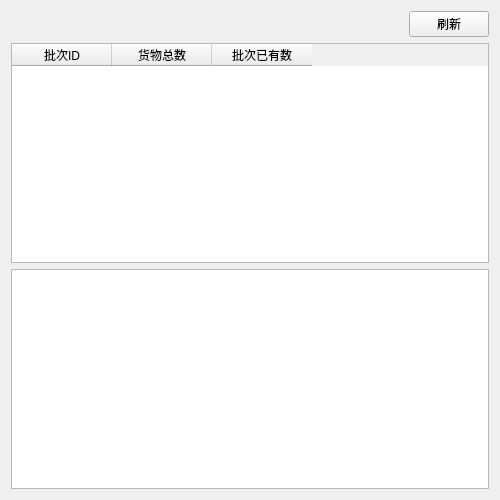
<?xml version="1.0" encoding="UTF-8"?>
<ui version="4.0">
 <class>ViewBatch</class>
 <widget class="QWidget" name="ViewBatch">
  <property name="geometry">
   <rect>
    <x>0</x>
    <y>0</y>
    <width>500</width>
    <height>500</height>
   </rect>
  </property>
  <property name="minimumSize">
   <size>
    <width>500</width>
    <height>0</height>
   </size>
  </property>
  <property name="maximumSize">
   <size>
    <width>3000</width>
    <height>3000</height>
   </size>
  </property>
  <property name="windowTitle">
   <string>批次信息查看</string>
  </property>
  <layout class="QVBoxLayout" name="verticalLayout_2">
   <item>
    <layout class="QHBoxLayout" name="horizontalLayout">
     <item>
      <spacer name="horizontalSpacer">
       <property name="orientation">
        <enum>Qt::Horizontal</enum>
       </property>
       <property name="sizeHint" stdset="0">
        <size>
         <width>40</width>
         <height>20</height>
        </size>
       </property>
      </spacer>
     </item>
     <item>
      <widget class="QPushButton" name="refresh_batch">
       <property name="text">
        <string>刷新</string>
       </property>
      </widget>
     </item>
    </layout>
   </item>
   <item>
    <layout class="QVBoxLayout" name="verticalLayout">
     <item>
      <widget class="QTableWidget" name="tableWidget">
       <property name="minimumSize">
        <size>
         <width>300</width>
         <height>200</height>
        </size>
       </property>
       <property name="editTriggers">
        <set>QAbstractItemView::NoEditTriggers</set>
       </property>
       <property name="selectionBehavior">
        <enum>QAbstractItemView::SelectRows</enum>
       </property>
       <attribute name="horizontalHeaderStretchLastSection">
        <bool>false</bool>
       </attribute>
       <attribute name="verticalHeaderVisible">
        <bool>false</bool>
       </attribute>
       <column>
        <property name="text">
         <string>批次ID</string>
        </property>
        <property name="textAlignment">
         <set>AlignCenter</set>
        </property>
       </column>
       <column>
        <property name="text">
         <string>货物总数</string>
        </property>
        <property name="textAlignment">
         <set>AlignCenter</set>
        </property>
       </column>
       <column>
        <property name="text">
         <string>批次已有数</string>
        </property>
        <property name="textAlignment">
         <set>AlignCenter</set>
        </property>
       </column>
      </widget>
     </item>
     <item>
      <widget class="QTreeWidget" name="treeWidget">
       <property name="minimumSize">
        <size>
         <width>0</width>
         <height>200</height>
        </size>
       </property>
       <property name="editTriggers">
        <set>QAbstractItemView::NoEditTriggers</set>
       </property>
       <attribute name="headerVisible">
        <bool>false</bool>
       </attribute>
       <column>
        <property name="text">
         <string notr="true">1</string>
        </property>
       </column>
      </widget>
     </item>
    </layout>
   </item>
  </layout>
 </widget>
 <resources/>
 <connections/>
</ui>
